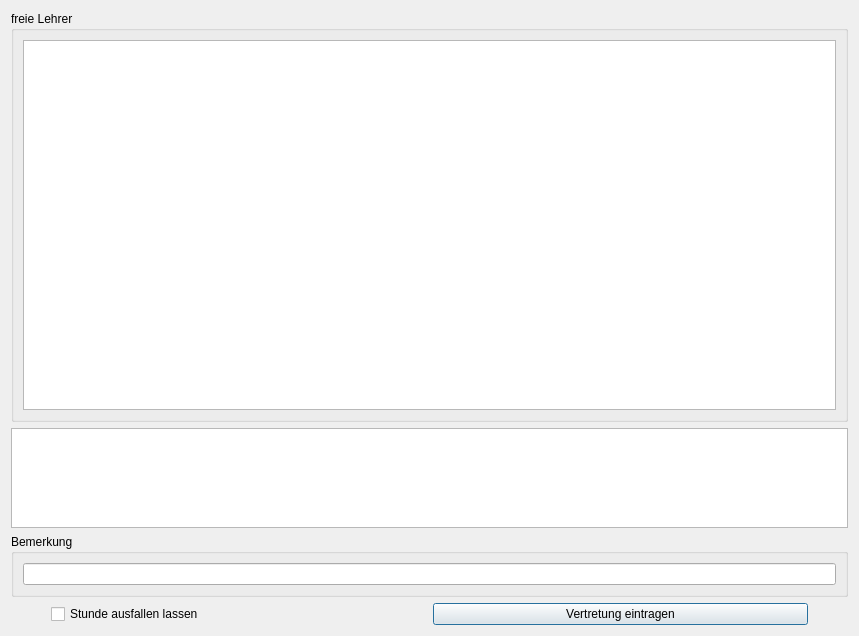
<?xml version="1.0" encoding="UTF-8"?>
<ui version="4.0">
 <class>Dialog</class>
 <widget class="QDialog" name="Dialog">
  <property name="geometry">
   <rect>
    <x>0</x>
    <y>0</y>
    <width>859</width>
    <height>636</height>
   </rect>
  </property>
  <property name="windowTitle">
   <string>Dialog</string>
  </property>
  <layout class="QVBoxLayout" name="verticalLayout">
   <item>
    <layout class="QHBoxLayout" name="horizontalLayout_2">
     <item>
      <widget class="QGroupBox" name="gb_frei">
       <property name="title">
        <string>freie Lehrer</string>
       </property>
       <layout class="QHBoxLayout" name="horizontalLayout_4">
        <item>
         <widget class="QTableWidget" name="tw_frei">
          <property name="sizePolicy">
           <sizepolicy hsizetype="Expanding" vsizetype="Minimum">
            <horstretch>0</horstretch>
            <verstretch>0</verstretch>
           </sizepolicy>
          </property>
          <property name="editTriggers">
           <set>QAbstractItemView::NoEditTriggers</set>
          </property>
          <attribute name="horizontalHeaderVisible">
           <bool>false</bool>
          </attribute>
          <attribute name="horizontalHeaderStretchLastSection">
           <bool>true</bool>
          </attribute>
          <attribute name="verticalHeaderVisible">
           <bool>false</bool>
          </attribute>
          <attribute name="verticalHeaderStretchLastSection">
           <bool>true</bool>
          </attribute>
         </widget>
        </item>
       </layout>
      </widget>
     </item>
    </layout>
   </item>
   <item>
    <widget class="QTableWidget" name="tw_vergleich">
     <property name="sizePolicy">
      <sizepolicy hsizetype="Expanding" vsizetype="Fixed">
       <horstretch>0</horstretch>
       <verstretch>0</verstretch>
      </sizepolicy>
     </property>
     <property name="maximumSize">
      <size>
       <width>16777215</width>
       <height>100</height>
      </size>
     </property>
     <property name="baseSize">
      <size>
       <width>0</width>
       <height>100</height>
      </size>
     </property>
     <property name="editTriggers">
      <set>QAbstractItemView::NoEditTriggers</set>
     </property>
     <property name="selectionMode">
      <enum>QAbstractItemView::NoSelection</enum>
     </property>
     <property name="selectionBehavior">
      <enum>QAbstractItemView::SelectRows</enum>
     </property>
     <attribute name="horizontalHeaderVisible">
      <bool>true</bool>
     </attribute>
     <attribute name="horizontalHeaderCascadingSectionResizes">
      <bool>true</bool>
     </attribute>
     <attribute name="horizontalHeaderStretchLastSection">
      <bool>true</bool>
     </attribute>
     <attribute name="verticalHeaderVisible">
      <bool>true</bool>
     </attribute>
     <attribute name="verticalHeaderStretchLastSection">
      <bool>true</bool>
     </attribute>
    </widget>
   </item>
   <item>
    <widget class="QGroupBox" name="groupBox">
     <property name="sizePolicy">
      <sizepolicy hsizetype="Preferred" vsizetype="Maximum">
       <horstretch>0</horstretch>
       <verstretch>0</verstretch>
      </sizepolicy>
     </property>
     <property name="title">
      <string>Bemerkung</string>
     </property>
     <layout class="QVBoxLayout" name="verticalLayout_2">
      <item>
       <widget class="QLineEdit" name="le_bemerkung"/>
      </item>
     </layout>
    </widget>
   </item>
   <item>
    <layout class="QHBoxLayout" name="horizontalLayout">
     <item>
      <spacer name="horizontalSpacer_3">
       <property name="orientation">
        <enum>Qt::Horizontal</enum>
       </property>
       <property name="sizeType">
        <enum>QSizePolicy::Minimum</enum>
       </property>
       <property name="sizeHint" stdset="0">
        <size>
         <width>40</width>
         <height>20</height>
        </size>
       </property>
      </spacer>
     </item>
     <item>
      <widget class="QCheckBox" name="cB_enfall">
       <property name="text">
        <string>Stunde ausfallen lassen</string>
       </property>
      </widget>
     </item>
     <item>
      <widget class="QPushButton" name="btn_eintragen">
       <property name="font">
        <font>
         <pointsize>9</pointsize>
        </font>
       </property>
       <property name="text">
        <string>Vertretung eintragen</string>
       </property>
      </widget>
     </item>
     <item>
      <spacer name="horizontalSpacer_2">
       <property name="orientation">
        <enum>Qt::Horizontal</enum>
       </property>
       <property name="sizeType">
        <enum>QSizePolicy::Minimum</enum>
       </property>
       <property name="sizeHint" stdset="0">
        <size>
         <width>40</width>
         <height>20</height>
        </size>
       </property>
      </spacer>
     </item>
    </layout>
   </item>
  </layout>
 </widget>
 <resources/>
 <connections/>
</ui>
